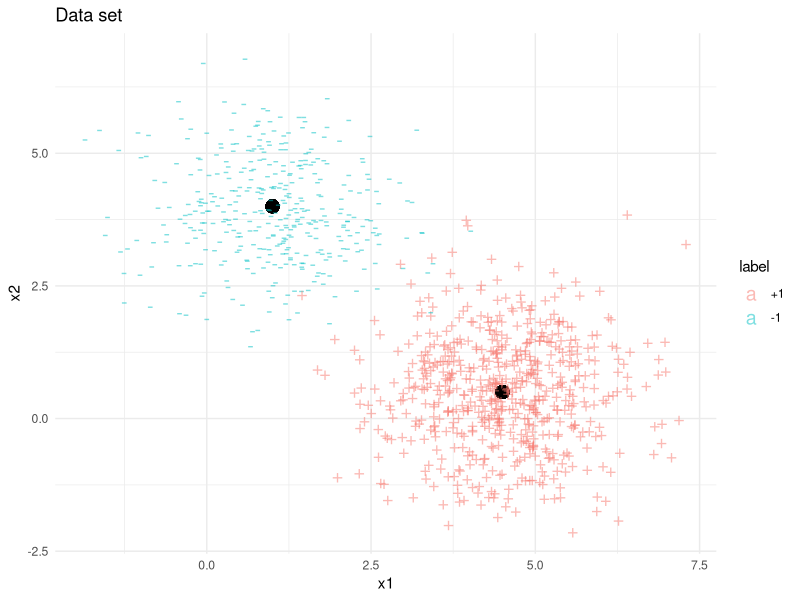
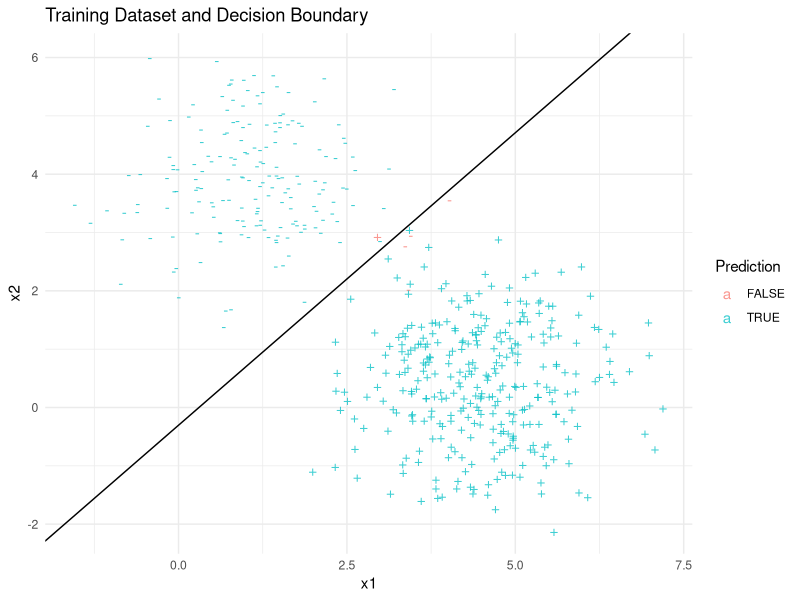
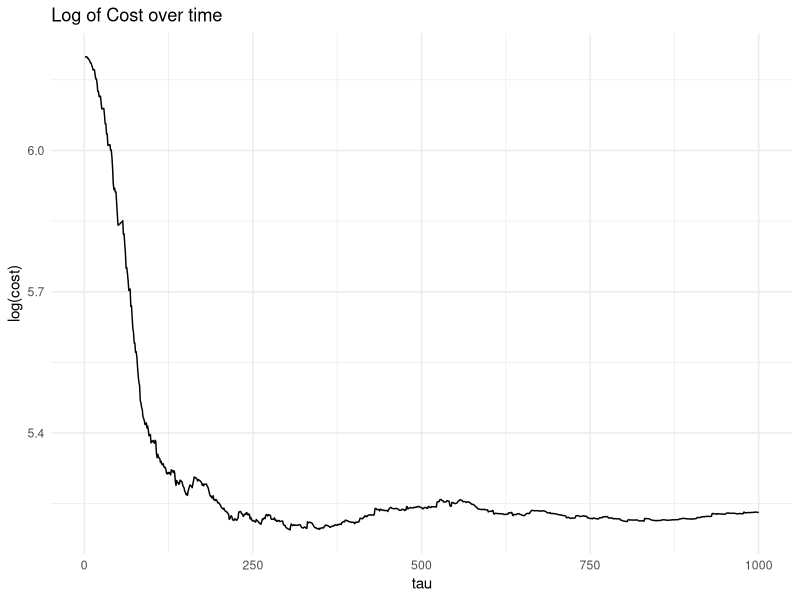

Here is the R script that generated these plots, in order:
## ---- chunk 1
# Data Generation
## Libraries:
library(mvtnorm) # generates multivariate Gaussian sampels and calculate the densities
library(ggplot2)
library(reshape2)
## Initialization
set.seed(123)
N <- 1000
c0 <- '+1'; c1 <- '-1' # class labels
mu0 <- c(4.5, 0.5); p0 <- 0.60
mu1 <- c(1.0, 4.0); p1 <- 1 - p0
sigma <- matrix(c(1, 0, 0, 1), nrow=2, ncol=2, byrow = TRUE) # shared covariance matrix
sigma0 <- sigma;   sigma1 <- sigma
data <- data.frame(x1=double(), x2=double(), label=factor(levels = c(c0,c1))) # empty data.frame
## Generate class labels
data[1:N,'label'] <- sample(c(c0,c1), N, replace = TRUE, prob = c(p0, p1))
## calculate the size of each class
N0 <- sum(data[1:N,'label']==c0); N1 <- N - N0
## Sample from the Gaussian distribution accroding to the class labels and statitics.
data[data[1:N,'label']==c0, c('x1', 'x2')] <- rmvnorm(n = N0, mu0, sigma0)
data[data[1:N,'label']==c1, c('x1', 'x2')] <- rmvnorm(n = N1, mu1, sigma1)
## Split data to train and test datasets
train.len <- round(N/2)
train.index <- sample(1:N, train.len, replace = FALSE)
train.data <- data[train.index, c('x1', 'x2')]; train.label <- data[train.index, 'label']
test.data <- data[-train.index, c('x1', 'x2')]; test.label <- data[-train.index, 'label']
## ---- chunk 2
## Take a look at the data set
ggplot(data=data, aes(x=x1, y=x2, color=label, label=ifelse(label==c0, '+', '-'))) +
    geom_point(x=mu0[1], y=mu0[2], size=4, color = 'black') +
    geom_point(x=mu1[1], y=mu1[2], size=4, color = 'black') +
    geom_text(size = 5, alpha=0.5) +
    ggtitle ('Data set') + theme_minimal()
## ---- chunk 3
# auxiliary function that predicts class labels
predict <- function(w, X, c0, c1){
    sig <- sigmoid(w, X)
    return(ifelse(sig>0.5, c1,c0))
}
    
# auxiliary function that calculate a cost function
cost <- function (w, X, T, c0){
    sig <- sigmoid(w, X)
    return(sum(ifelse(T==c0, 1-sig, sig)))
}
## ---- chunk 4
# Sigmoid function (=p(C1|X))
sigmoid <- function(w, x){
    return(1.0/(1.0+exp(-w%*%t(cbind(1,x)))))    
}
## ---- chunk 5
# Initializations
tau.max <- 1000 # maximum number of iterations
eta <- 0.01 # learning rate
epsilon <- 0.01 # a threshold on the cost (to terminate the process)
tau <- 1 # iteration counter
terminate <- FALSE

## Just a few name/type conversion to make the rest of the code easy to follow
X <- as.matrix(train.data) # rename just for conviniance
T <- ifelse(train.label==c0,0,1) # rename just for conviniance

W <- matrix(,nrow=tau.max, ncol=(ncol(X)+1)) # to be used to store the estimated coefficients
W[1,] <- runif(ncol(W)) # initial weight (any better idea?)

# project data using the sigmoid function (just for convenient)
Y <- sigmoid(W[1,],X)

costs <- data.frame('tau'=1:tau.max)  # to be used to trace the cost in each iteration
costs[1, 'cost'] <- cost(W[1,],X,T, c0)
## ---- chunk 6
while(!terminate){
  #for each datapoint:
  for (i in 1:train.len){
    # check termination criteria:
    if (tau >= tau.max | cost(W[tau,],X,T, c0) <=epsilon) {terminate<-TRUE;break}
        
    Y <- sigmoid(W[tau,],X)
            
    # Update the weights
    W[(tau+1),] <- W[tau,] - eta * (Y[i]-T[i]) * cbind(1, t(X[i,]))
        
    # record the cost:
    costs[(tau+1), 'cost'] <- cost(W[tau,],X,T, c0)
        
    # update the counter:
    tau <- tau + 1
        
    # decrease learning rate:
    eta = eta * 0.999
  }
}
# Done!
costs <- costs[1:tau, ] # remove the NaN tail of the vector (in case of early stopping)

# the  final result is:
w <- W[tau,]
cat('\nThe  final coefficents are:',w)
## ---- chunk 7
# visualize:
ggplot(data=train.data, aes(x=x1, y=x2, label=ifelse(train.label!=c1, '+', '-'), color=factor(predict(w,train.data,c0,c1)==train.label))) +
    geom_text(alpha=0.75) +
    scale_color_discrete(guide = guide_legend(title = 'Prediction'))+
    geom_abline(intercept=-w[1]/w[3], slope=-w[2]/w[3]) +
    ggtitle('Training Dataset and Decision Boundary') +
    theme_minimal()
## ---- chunk 8
ggplot(data=costs, aes(x=tau, y=log(cost)), color=black) +
    geom_line() + ggtitle('Log of Cost over time') + theme_minimal()
